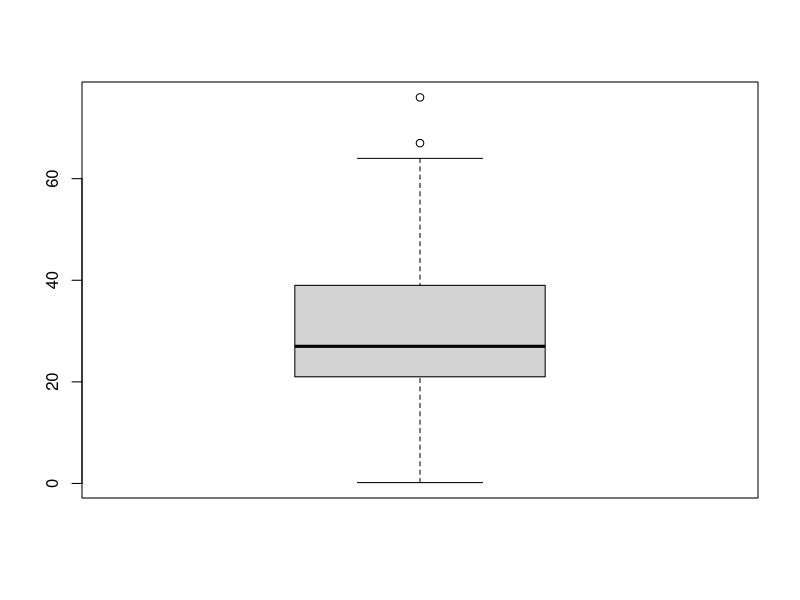
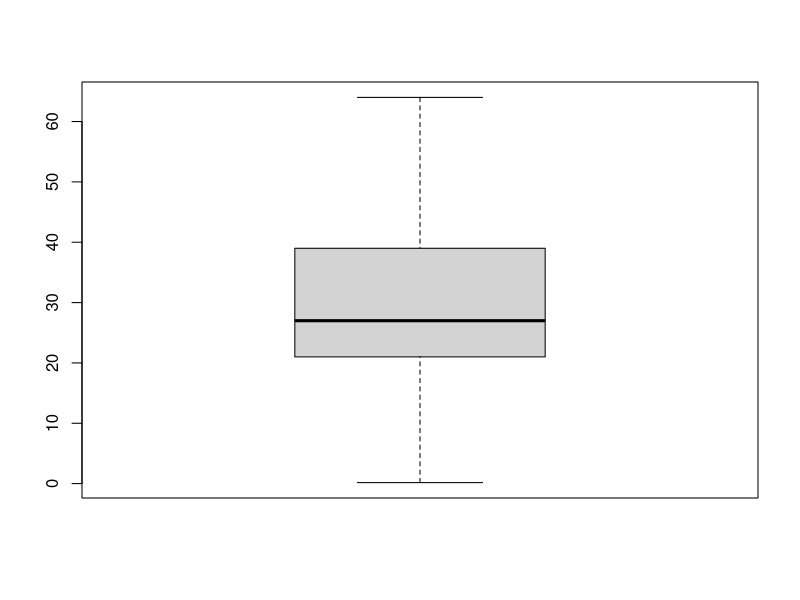
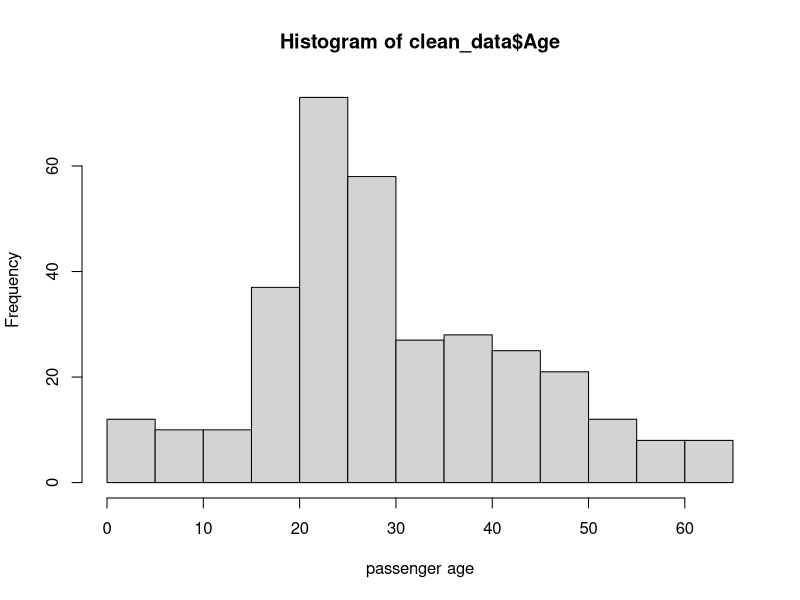

Reproduce these figures in R, in order. (Note: this script raises an error after producing the figures.)
#setwd("D:\\Programing\\universty programs\\Rlang\\Forward-DS-project")
setwd("C:/Users/divos/Documents/R/forward-project")#youssef
getwd()
myData <- read.csv("Titanic.csv")

print(which(duplicated(myData)))
is.na(myData)

myData <- na.omit(myData)
print(which(is.na(myData)))

age_outliers <- boxplot(myData$Age)$out

clean_data <- myData[-which(myData$Age %in% age_outliers),]
boxplot(clean_data$Age)
        

hist(clean_data$Age, xlab = "passenger age")# age freq


survival_males = as.integer(count(clean_data[which(clean_data$Gender == "male" & clean_data$Survived == 1), ]))
survival_females = as.integer(count(clean_data[which(clean_data$Gender == "female" & clean_data$Survived == 1), ]))
sur_count = count(clean_data[clean_data$Survived == 1, ])
percentage = c(paste0(round(100*survival_males / sur_count), "%"), paste0(round(100*survival_females / sur_count), "%"))

pie(c(survival_males, survival_females), main = 'survivals in terms of gender', labels = percentage, col = c("lightblue", "pink"))
legend("bottomright", legend = c("male", "female"), fill = c("lightblue", "pink"))